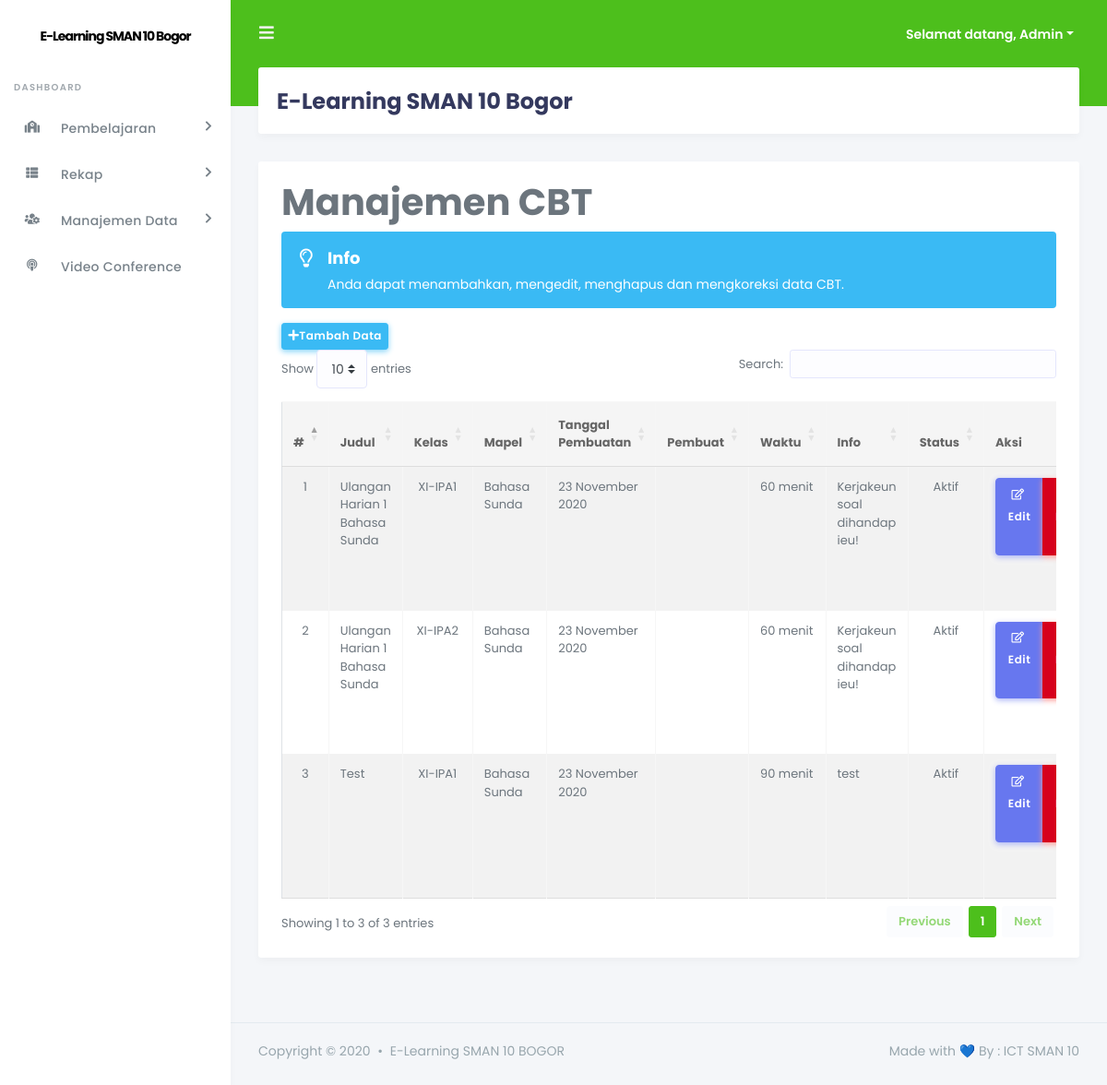
The page /admin/index.php?page=quiz (signed in) on the database its author committed.
### tables this page shows
CREATE TABLE `tb_topik_cbt` (
  `id_tc` int(11) NOT NULL,
  `judul` varchar(100) NOT NULL,
  `id_kelas` int(5) NOT NULL,
  `id_mapel` int(5) NOT NULL,
  `tgl_buat` date NOT NULL,
  `pembuat` varchar(10) NOT NULL,
  `waktu_soal` int(8) NOT NULL,
  `info` varchar(250) NOT NULL,
  `status` enum('aktif','tidak aktif') NOT NULL
);

CREATE TABLE `tb_kelas` (
  `id_kelas` int(11) NOT NULL,
  `nama_kelas` varchar(50) NOT NULL,
  `wali_kelas` int(5) NOT NULL,
  `ketua_kelas` int(5) NOT NULL
);

CREATE TABLE `tb_mapel` (
  `id` int(11) NOT NULL,
  `kode_mapel` varchar(10) NOT NULL,
  `mapel` varchar(100) NOT NULL
);

### +koneksi.php (called while the page is built, shortened)
<?php
function tgl_indo($tgl) {
	$tanggal = substr($tgl,8,2);
	$bulan = getBulan(substr($tgl,5,2));
	$tahun = substr($tgl,0,4);
	return $tanggal.' '.$bulan.' '.$tahun;
}
function getBulan($bln){
	switch ($bln){
		case 11:
			return "November";
			break;
	}
}
?>

### admin/inc/quiz.php (the view, shortened to what this page needs)
<div class="row">
    <div class="col-md-12">
        <h1 class="page-header">Manajemen CBT</h1>
    </div>
</div>
<?php
$no = 1;
if (@$_SESSION[admin]) {
    $sql_topik = mysqli_query($db, "SELECT * FROM tb_topik_cbt JOIN tb_kelas ON tb_topik_cbt.id_kelas = tb_kelas.id_kelas JOIN tb_mapel ON tb_topik_cbt.id_mapel = tb_mapel.id ORDER BY tgl_buat DESC") or die($db->error);
}
if (@$_GET['action'] == '') { ?>
    <div class="row">
        <div class="col-md-12">
            <div class="panel panel-default">
              <div class="alert alert-info alert-has-icon">
        <div class="alert-icon"><i class="far fa-lightbulb"></i></div>
        <div class="alert-body">
          <div class="alert-title">Info</div>
          Anda dapat menambahkan, mengedit, menghapus dan mengkoreksi data CBT.
        </div>
        </div>
                <div class="panel-heading"><a href="?page=quiz&action=tambah" class="btn btn-info btn-sm"><i class="fas fa-plus"></i>Tambah Data</a> </div>
                <div class="panel-body">
                    <div class="table-responsive">
                        <table class="table table-striped table-bordered table-hover" id="cbt">
                            <thead>
                                <tr>
                                    <th>#</th>
                                    <th>Judul</th>
                                    <th>Kelas</th>
                                    <th>Mapel</th>
                                    <th>Tanggal Pembuatan</th>
                                    <?php
                                    if (@$_SESSION['admin']) {
                                        echo "<th>Pembuat</th>";
                                    } ?>
                                    <th>Waktu</th>
                                    <th>Info</th>
                                    <th>Status</th>
                                    <th>Aksi</th>
                                </tr>
                            </thead>
                            <tbody>
                            <?php
                            if (mysqli_num_rows($sql_topik) > 0) {
                                while ($data_topik = mysqli_fetch_array($sql_topik)) { ?>
                                    <tr>
                                        <td align="center"><?php echo $no++; ?></td>
                                        <td><?php echo $data_topik['judul']; ?></td>
                                        <td align="center"><?php echo $data_topik['nama_kelas']; ?></td>
                                        <td><?php echo $data_topik['mapel']; ?></td>
                                        <td><?php echo tgl_indo($data_topik['tgl_buat']); ?></td>
                                        <?php
                                        if (@$_SESSION['admin']) {
                                            if ($data_topik['pembuat'] == 'admin') {
                                                echo "<td>Admin</td>";
                                            } else {
                                                $sql1 = mysqli_query($db, "SELECT * FROM tb_pengajar WHERE id_pengajar = '$data_topik[pembuat]'") or die($db->error);
                                                $data1 = mysqli_fetch_array($sql1);
                                                echo "<td>".$data1['nama_lengkap']."</td>";
                                            }
                                        } ?>
                                        <td><?php echo $data_topik['waktu_soal'] / 60 ." menit"; ?></td>
                                        <td><?php echo $data_topik['info']; ?></td>
                                        <td align="center"><?php echo ucfirst($data_topik['status']); ?></td>
                                        <td align="center">
                                          <div class="btn-group mb-5" role="group" aria-label="Basic example">
                                            <a href="?page=quiz&action=edit&id=<?php echo $data_topik['id_tc']; ?>" class="btn btn-icon icon-left btn-primary"> <i class="far fa-edit"></i>Edit</a>
                                            <a onclick="return confirm('Hati-hati saat menghapus topik quiz karena Anda akan menghapus semua data yang berhubungan dengan topik ini, termasuk data soal dan nilai. Apakah Anda tetap yakin akan menghapus topik ini?');" href="?page=quiz&action=hapus&id_tc=<?php echo $data_topik['id_tc']; ?>" class="btn btn-icon icon-left btn-danger"><i class="fas fa-trash"></i>Hapus</a>
                                            <br /><a href="?page=quiz&action=buatsoal&id=<?php echo $data_topik['id_tc']; ?>" class="btn btn-icon icon-left btn-success"><i class="fas fa-plus"></i>Buat Soal</a>
                                            </div>
                                        </td>
                                    </tr>
                                <?php
                                }
                            } else {
                                echo '<td colspan="9" align="center">Tidak ada data</td>';
                            } ?>
                            </tbody>
                        </table>
                    </div>
                </div>
            </div>
        </div>
    </div>
    <?php
                    } elseif (@$_GET['action'] == 'buatsoal') {
                        include "buat_soal.php";
                    } elseif (@$_GET['action'] == 'daftarsoal') {
                        include "daftar_soal.php";
                    } elseif (@$_GET['action'] == 'pesertakoreksi') {
                        include "peserta_koreksi.php";
                    } elseif (@$_GET['action'] == 'koreksi') {
                        include "koreksi.php";
                    } ?>

### admin/index.php (shortened to what this page needs)
<?php
include "../+koneksi.php";
if (@$_SESSION['admin'] || @$_SESSION['pengajar']) {
    ?>
<!DOCTYPE html>
<html>
<head>
    <link rel="stylesheet" href="https://stackpath.bootstrapcdn.com/bootstrap/4.4.1/css/bootstrap.min.css">
    <link rel="stylesheet" href="https://use.fontawesome.com/releases/v5.7.2/css/all.css">
    <link href="http://cdnjs.cloudflare.com/ajax/libs/summernote/0.8.9/summernote.css" rel="stylesheet">
    <link rel="stylesheet" type="text/css" href="https://cdn.datatables.net/1.10.22/css/dataTables.bootstrap4.min.css"/>
    <link rel="stylesheet" type="text/css" href="https://cdn.datatables.net/buttons/1.6.5/css/buttons.bootstrap4.min.css"/>
    <link rel="stylesheet" type="text/css" href="https://cdn.datatables.net/fixedcolumns/3.3.1/css/fixedColumns.bootstrap4.min.css"/>
    <link rel="stylesheet" type="text/css" href="https://cdn.datatables.net/fixedheader/3.1.7/css/fixedHeader.bootstrap4.min.css"/>
    <link rel="stylesheet" type="text/css" href="https://cdn.datatables.net/keytable/2.5.3/css/keyTable.bootstrap4.min.css"/>
    <link rel="stylesheet" type="text/css" href="https://cdn.datatables.net/responsive/2.2.6/css/responsive.bootstrap4.min.css"/>
    <link rel="stylesheet" type="text/css" href="https://cdn.datatables.net/scroller/2.0.3/css/scroller.bootstrap4.min.css"/>
    <link rel="stylesheet" type="text/css" href="https://cdn.datatables.net/searchbuilder/1.0.0/css/searchBuilder.bootstrap4.min.css"/>
    <link rel="stylesheet" type="text/css" href="https://cdn.datatables.net/searchpanes/1.2.1/css/searchPanes.bootstrap4.min.css"/>
    <link rel="stylesheet" type="text/css" href="https://cdn.datatables.net/select/1.3.1/css/select.bootstrap4.min.css"/>
    <link rel="stylesheet" href="stisla/assets/css/style.css">
    <link rel="stylesheet" href="stisla/assets/css/components.css">
</head>
<body>
  <div id="app">
    <div class="main-wrapper">
      <div class="navbar-bg"></div>
      <nav class="navbar navbar-expand-lg main-navbar">
        <form class="form-inline mr-auto">
          <ul class="navbar-nav mr-3">
            <li><a href="#" data-toggle="sidebar" class="nav-link nav-link-lg"><i class="fas fa-bars"></i></a></li>
          </ul>
        </form>
        <ul class="navbar-nav navbar-right">
          <li class="dropdown"><a href="#" data-toggle="dropdown" class="nav-link dropdown-toggle nav-link-lg nav-link-user">
            <div class="d-sm-none d-lg-inline-block">Selamat datang,
              <?php
              if (@$_SESSION['admin']) {
                  $sesi_id = @$_SESSION['admin'];
                  $level = "admin";
              } elseif (@$_SESSION['pengajar']) {
                  $sesi_id = @$_SESSION['pengajar'];
                  $level = "pengajar";
              }
    if ($level == 'admin') {
        $sql_terlogin = mysqli_query($db, "SELECT * FROM tb_admin WHERE id_admin = '$sesi_id'") or die($db->error);
    } elseif ($level == 'pengajar') {
        $sql_terlogin = mysqli_query($db, "SELECT * FROM tb_pengajar WHERE id_pengajar = '$sesi_id'") or die($db->error);
    }
    $data_terlogin = mysqli_fetch_array($sql_terlogin);
    echo ucfirst($data_terlogin['username']); ?>
              </div></a>
          </li>
        </ul>
      </nav>
      <div class="main-sidebar">
        <aside id="sidebar-wrapper">
          <div class="sidebar-brand">
            <a href="./">E-Learning SMAN 10 Bogor</a>
          </div>
          <ul class="sidebar-menu">
              <li class="menu-header">Dashboard</li>
              <?php
              if (@$_SESSION['admin']) {
                  ?>
                  <li class="nav-item dropdown">
                    <a href="#" class="nav-link has-dropdown"><i class="fas fa-school"></i><span>Pembelajaran</span></a>
              </li>
                      <li class="nav-item dropdown">
                        <a href="#" class="nav-link has-dropdown"><i class="fas fa-th-list"></i><span>Rekap</span></a>
                  </li>
                  <li class="nav-item dropdown">
                    <a href="#" class="nav-link has-dropdown"><i class="fas fa-users-cog"></i><span>Manajemen Data</span></a>
                  </li>
                      <li><a class="nav-link" href="?page=meet"><i class="fas fa-podcast"></i><span>Video Conference</span></a></li>
          <?php
              } ?>
          </ul>
        </aside>
      </div>
      <div class="main-content">
        <section class="section">
          <div class="section-header">
            <h1>E-Learning SMAN 10 Bogor</h1>
          </div>
          <div class="section-body">
            <div class="card-wrap">
            <div class="row">
              <div class="col-12">
                <div class="card">
            <div class="card-body">
                <?php
                if (@$_GET['page'] == '') {
                    include "inc/dashboard.php";
                } elseif (@$_GET['page'] == 'pengajar') {
                    include "inc/pengajar.php";
                } elseif (@$_GET['page'] == 'siswaregistrasi') {
                    include "inc/siswaregistrasi.php";
                } elseif (@$_GET['page'] == 'siswa') {
                    include "inc/siswa.php";
                } elseif (@$_GET['page'] == 'kelas') {
                    include "inc/kelas.php";
                } elseif (@$_GET['page'] == 'mapel') {
                    include "inc/mapel.php";
                } elseif (@$_GET['page'] == 'quiz') {
                    include "inc/quiz.php";
                } elseif (@$_GET['page'] == 'tugas') {
                    include "inc/tugas.php";
                } elseif (@$_GET['page'] == 'materi') {
                    include "inc/materi.php";
                } elseif (@$_GET['page'] == 'pengumuman') {
                    include "inc/pengumuman.php";
                } elseif (@$_GET['page'] == 'jurnal') {
                    include "inc/jurnal.php";
                } elseif (@$_GET['page'] == 'rekappresensisiswa') {
                    include "inc/rekappresensisiswa.php";
                } elseif (@$_GET['page'] == 'rekapjurnalpengajar') {
                    include "inc/rekapjurnalpengajar.php";
                } elseif (@$_GET['page'] == 'rekapnilaisiswa') {
                    include "inc/rekapnilaisiswa.php";
                } elseif (@$_GET['page'] == 'rekapnilaitugas') {
                    include "inc/rekapnilaitugas.php";
                } elseif (@$_GET['page'] == 'importdatapengajar') {
                    include "inc/form_import_data_pengajar.php";
                } elseif (@$_GET['page'] == 'importtugas') {
                    include "inc/form_import_tugas.php";
                } elseif (@$_GET['page'] == 'meet') {
                    include "inc/meet.php";
                } elseif (@$_GET['page'] == 'room1') {
                    include "vcon/iframe/iframe-room1.php";
                } elseif (@$_GET['page'] == 'room2') {
                    include "vcon/iframe/iframe-room2.php";
                } elseif (@$_GET['page'] == 'room3') {
                    include "vcon/iframe/iframe-room3.php";
                } elseif (@$_GET['page'] == 'room4') {
                    include "vcon/iframe/iframe-room4.php";
                } elseif (@$_GET['page'] == 'room-rapat-guru') {
                    include "vcon/room-rapat-guru.php";
                } else {
                    echo "<div class='col-xs-12'><div class='alert alert-danger'>[404] Halaman tidak ditemukan! Silahkan pilih menu yang ada!</div></div>";
                } ?>
              </div>
              </div>
            </div>
          </div>
              </div>
            </section>
          </div>
          <footer class="main-footer">
            <div class="footer-left">
              Copyright &copy; 2020 <div class="bullet"></div> E-Learning SMAN 10 BOGOR
            </div>
            <div class="footer-right">
              Made with 💙 By : ICT SMAN 10
            </div>
          </footer>
            </div>
        </div>
</body>
</html>
<?php
} else {
                    include "login.php";
                }
?>

### rows shown on the page
tb_topik_cbt: judul "Ulangan Harian 1 Bahasa Sunda", id_kelas.nama_kelas "XI-IPA1", id_mapel.mapel "Bahasa Sunda", tgl_buat "23 November 2020", $data_topik['waktu_soal']/60 "60", info "Kerjakeun soal dihandap ieu!", status "Aktif"
tb_topik_cbt: judul "Ulangan Harian 1 Bahasa Sunda", id_kelas.nama_kelas "XI-IPA2", id_mapel.mapel "Bahasa Sunda", tgl_buat "23 November 2020", $data_topik['waktu_soal']/60 "60", info "Kerjakeun soal dihandap ieu!", status "Aktif"
tb_topik_cbt: judul "Test", id_kelas.nama_kelas "XI-IPA1", id_mapel.mapel "Bahasa Sunda", tgl_buat "23 November 2020", $data_topik['waktu_soal']/60 "90", info "test", status "Aktif"

### other values the page prints
$data_terlogin['username'] "Admin"
